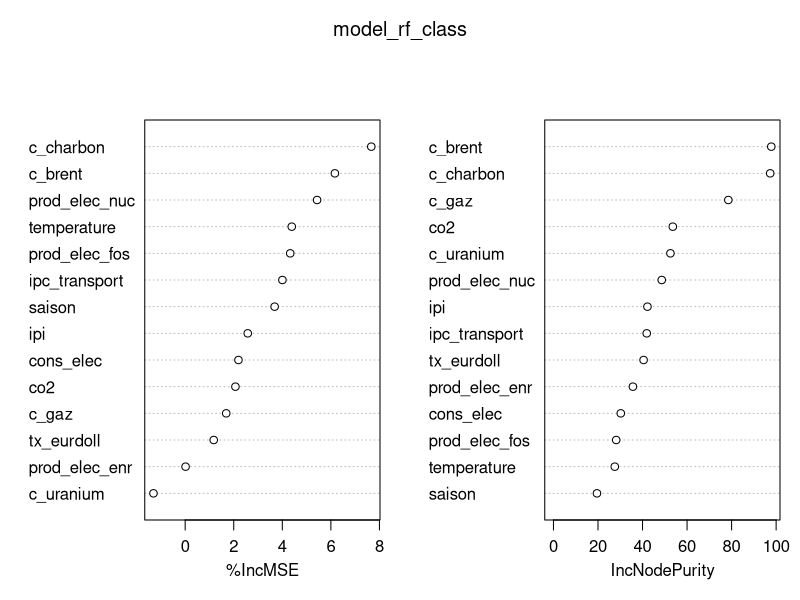
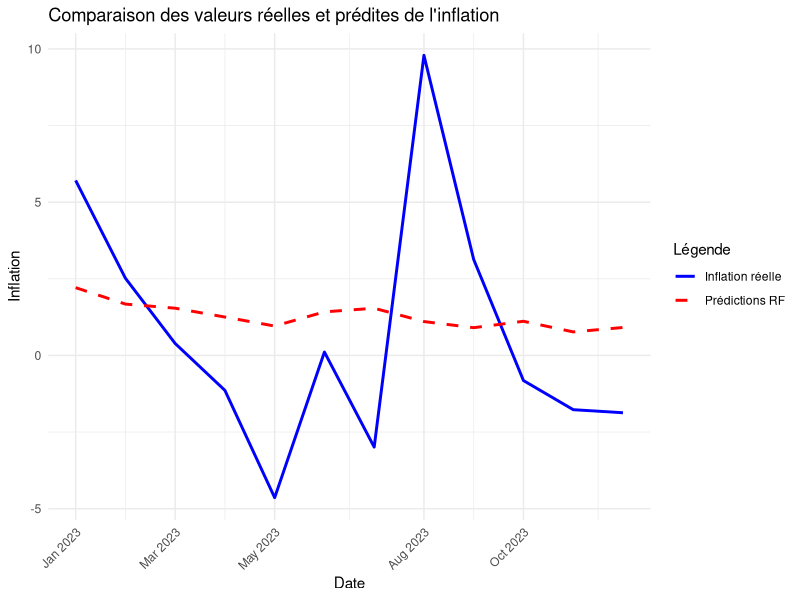

Source code (R) for these figures, in order:
#----- 1. ÉTAPES PRÉLIMINAIRES ----------

#----- 1.1. Charger les packages -----

library(readxl)
library(randomForest)
library(zoo)
library(ggplot2)





#----- 1.2. Charger les données -----

data <- read_excel("data/donnees.xlsx")

noms <- c("date",
          "ipc_energie",
          "tx_eurdoll",
          "c_charbon",
          "c_brent",
          "c_gaz",
          "c_uranium",
          "ipi",
          "co2",
          "temperature",
          "saison",
          "cons_elec",
          "prod_elec_nuc",
          "prod_elec_fos",
          "prod_elec_enr",
          "ipc_transport")

names(data) <- noms





#----- 1.5. Attribuer le bon format -----

str(data)

data$date <- as.yearmon(data$date, "%Y-%m")
data$saison <- as.factor(data$saison)

str(data)





#----- 1.4. Transformer en différence première -----

data_infl <- data

data_infl$ipc_energie <- c(NA, diff(data_infl$ipc_energie))

data_infl <- data_infl[-1, ]  # retirer la première ligne devenue NA

names(data_infl)[names(data_infl) == "ipc_energie"] <- "infl_energie"





#----- 1.5. Séparer train (2010-2022) et test (2023)

data_train <- data_infl[1:155,] # [2010-2022]
data_test <- data_infl[156:167,] # 2023





#----- 2. MÉTHODE 1 : RANDOM FOREST "CLASSIQUE" ----------

#----- 2.1. Entraîner le modèle -----

#----- 2.1.1. Entraîner ---

model_rf_class <- randomForest(infl_energie ~ . - date, 
                               data = data_train, 
                               importance = TRUE) # connaître l'importance de chaque variable



#----- 2.1.2. Visualiser l'importance des variables ---

# Numérique

importance(model_rf_class)


# Graphiques

varImpPlot(model_rf_class)





#----- 2.2. Prédire avec le modèle -----

#----- 2.2.1. Prédire sur les données de test (2023) ---

pred_rf_class <- predict(model_rf_class, newdata = data_test)



#----- 2.2.2. Comparer les valeurs prédites et réelles ---

# Numérique

result_rf_class <- data.frame(date = data_test$date,
                              infl_reelle = data_test$infl_energie,
                              infl_predite = pred_rf_class)

print(result_rf_class)



# Graphique

ggplot(result_rf_class, aes(x = date)) +
  geom_line(aes(y = infl_reelle, color = "Inflation réelle"), size = 1) +  # Courbe des données réelles
  geom_line(aes(y = infl_predite, color = "Prédictions RF"), size = 1, linetype = "dashed") +  # Courbe des prédictions
  scale_color_manual(values = c("Inflation réelle" = "blue", "Prédictions RF" = "red")) +
  labs(title = "Comparaison des valeurs réelles et prédites de l'inflation", 
       x = "Date", 
       y = "Inflation", 
       color = "Légende") +
  theme_minimal() +
  theme(axis.text.x = element_text(angle = 45, hjust = 1))





#----- 2.3. Évaluer le modèle ----------

# Calculer l'erreur quadratique moyenne

mse_rf_class <- mean((result_rf_class$infl_predite - result_rf_class$infl_reelle)^2)
mse_rf_class



# Calculer le RMSE

rmse_rf_class <- sqrt(mse_rf_class)
rmse_rf_class

